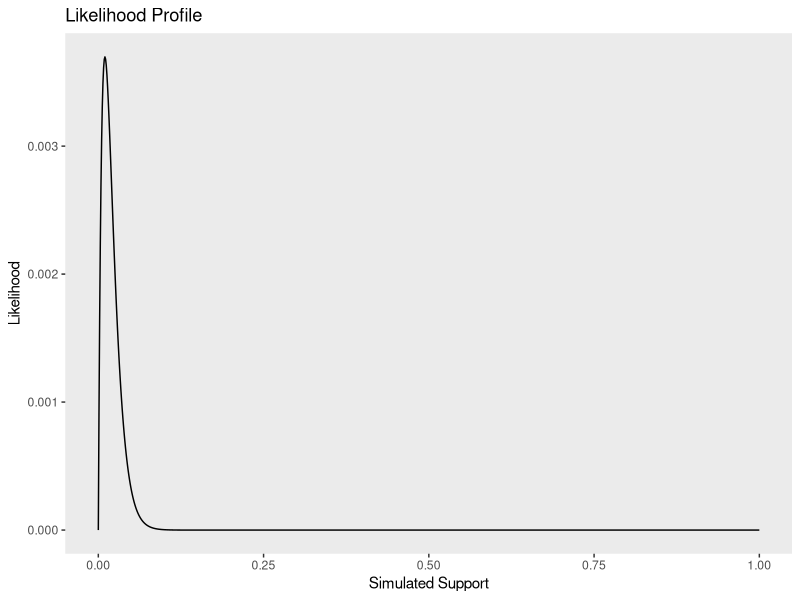
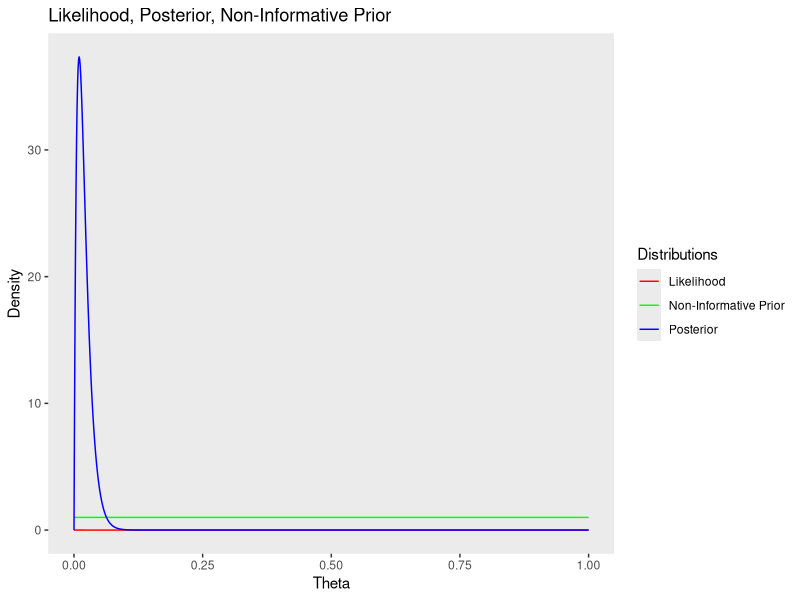
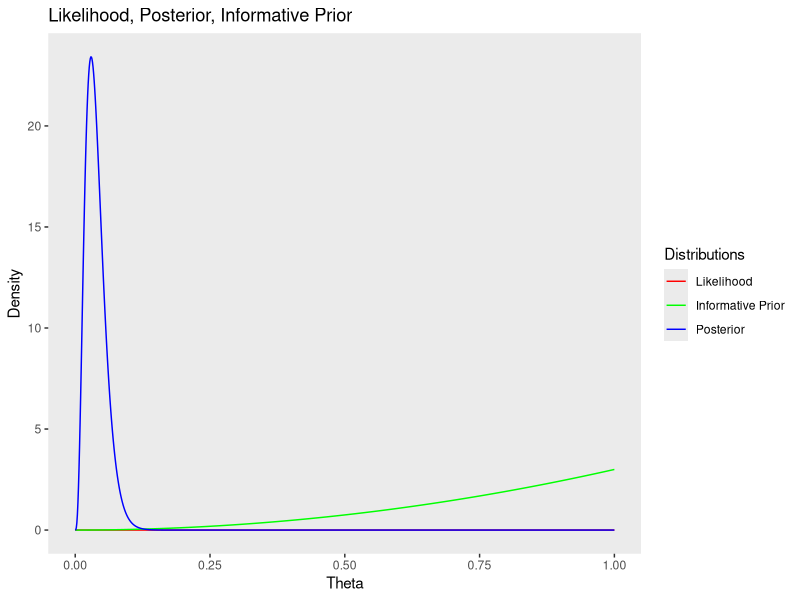
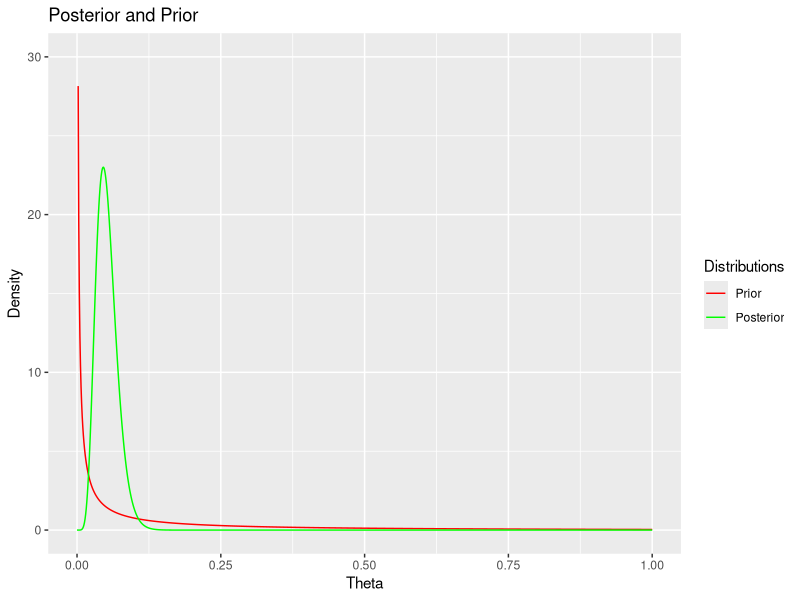
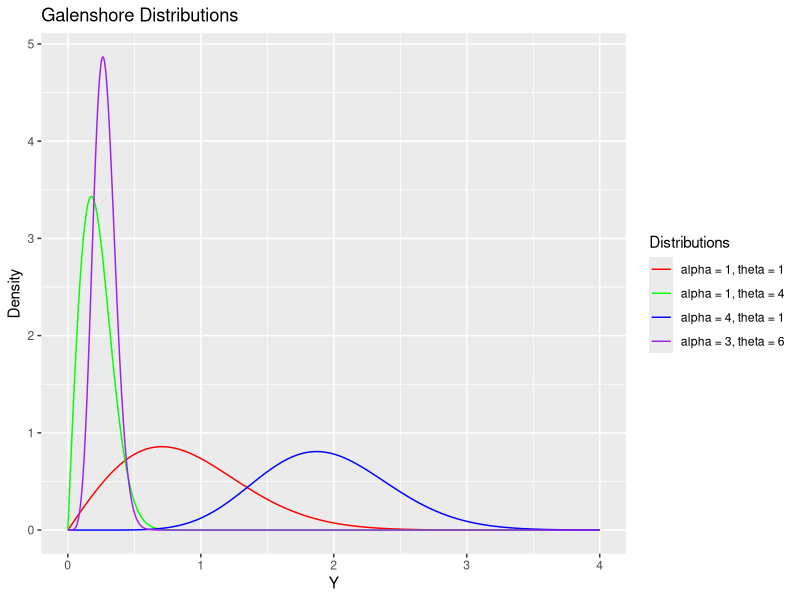

Here is the R script that generated these plots, in order:
## ---- chunk 1
library(tidyverse) #load in tidyverse package
## ---- chunk 2
set.seed(123)
# Bernoulli LH Function
# Input: obs.data, theta
# Output: bernoulli likelihood
obs.data <- rbinom(n = 100, size = 1, prob = 0.01) #create observation data
bernLH <- function(obs.data, theta){
  N <- length(obs.data) #set N to be the length
  x <- sum(obs.data) #set x to the be the sum of the observation data
  LH <- (theta ^x) *((1-theta)^{N-x}) #plug in values according to Bernoulli
  return (LH)
}

# Plot LH for a grid of theta values
# Create the grid #
theta.sim <- seq(from = 0, to = 1, length.out = 1000)
# Store the LH values
sim.LH <- bernLH(obs.data, theta = theta.sim)
# Create the Plot
df <- data.frame(theta.sim, sim.LH)
ggplot(df, aes(theta.sim)) + 
  geom_line(aes(y=sim.LH)) +
labs(title = "Likelihood Profile",
       y = "Likelihood",
       x = "Simulated Support" ) +
    theme(
    panel.grid.major = element_blank(), #erase the grid lines for easier view
    panel.grid.minor = element_blank(),
    ) 
## ---- chunk 3
#Create Beta-Bernoulli Function
posteriorParamters <- function(obs.data,a, b){ 
  N <- length(obs.data)
  x <- sum(obs.data)
  a.post = a + x
  b.post = N - x + b
  print(c(a.post, b.post))
  return(c(a.post, b.post))
}
parameters.non.informative <-posteriorParamters(obs.data, 1, 1)
parameters.informative <-posteriorParamters(obs.data, 3, 1)

## ---- chunk 4
#Plug in values for non-informative prior
non.informative.prior <- dbeta(theta.sim,1,1)
#Plug in values for informative prior
informative.prior <- dbeta(theta.sim,3,1)
#Get Posterior distribution using parameters produced above
posterior.non.informative <- dbeta(theta.sim,
                              parameters.non.informative[1],
                              parameters.non.informative[2])
posterior.informative <- dbeta(theta.sim, 
                               parameters.informative[1],
                               parameters.informative[2])

#Create data frame with the values we plan on plotting
df<- data.frame(theta.sim, sim.LH, non.informative.prior, informative.prior,
                posterior.informative, posterior.non.informative)
#Create Graph for Non-Informative
ggplot(df, aes(theta.sim)) +  #theta.sim is our x values
  geom_line(aes(y=sim.LH, color="Likelihood")) + #likelihood as y
  geom_line(aes(y=non.informative.prior, #non-informative prior
                color= "Non-Informative Prior")) +  
  geom_line(aes(y=posterior.non.informative,  # posterior
                color="Posterior"))+ 
  scale_color_manual(name = "Distributions", #create legend 
     breaks = c("Likelihood","Non-Informative Prior",
                "Posterior"),
     values = c("red", "green","blue"))+ #set colors
labs(title = "Likelihood, Posterior, Non-Informative Prior",
       y = "Density",
       x = "Theta" ) +
  theme(
    panel.grid.major = element_blank(), #remove grid for easier view
    panel.grid.minor = element_blank(),
  ) 
#Create Graph for Informative
ggplot(df, aes(theta.sim)) + #set theta.sim as x values
  geom_line(aes(y=sim.LH, color="Likelihood")) + #likelihood
  geom_line(aes(y=informative.prior, #informative prior
                color= "Informative Prior")) +  
  geom_line(aes(y=posterior.informative,  #posterior
                color="Posterior"))+
  scale_color_manual(name = "Distributions", #setting legend
     breaks = c("Likelihood","Informative Prior",
                "Posterior"),
     values = c("red", "green","blue"))+ #set line colors
labs(title = "Likelihood, Posterior, Informative Prior",
       y = "Density",
       x = "Theta" ) +
  theme(
    panel.grid.major = element_blank(), #remove grid for easier view
    panel.grid.minor = element_blank(),
  ) 
## ---- chunk 5
#Create Vector of Data Provided from question
q2.obs.data <- c(20.9, 69.7, 3.6, 21.8, 21.4, 0.4, 6.7, 10.0) 
#Sum the observation values
x <-sum(q2.obs.data)
#Get prior using gamma distribution
q2.prior <- dgamma(x = theta.sim, 0.1, rate = 1.0)
#Get Posterior using Gamma distribution with derived parameters 
q2.posterior <-dgamma(x = theta.sim, shape = 0.1 + length(q2.obs.data), 
                      rate = 1.0+x)
#Create Data Frame for Plotting Purposes
df2<-data.frame(theta.sim, q2.prior, q2.posterior)
#Create Graph with both Prior and Posterior
ggplot(df2, aes(x = theta.sim)) + 
  geom_line(aes(y=q2.prior, color="Prior")) + #graph the prior
  geom_line(aes(y=q2.posterior, #graph the posterior
                color= "Posterior")) +  
  scale_color_manual(name = "Distributions", #create legend
     breaks = c("Prior",
                "Posterior"),
     values = c("red", "green"))+ #set colors
labs(title = "Posterior and Prior",
       y = "Density",
       x = "Theta" )+
  ylim(0,30) #set limitation on y-axis for better view
## ---- chunk 6
galenshore <-function(y, a, theta){ #create galenshore function
  return ((2/gamma(a))*((theta^(2*a)) * (y^(2*a-1)) *exp(-theta^2*y^2))) 
}
g.sim <-seq(from =0, to = 4, length.out =1000) #create observations for Y
ex.1 <- galenshore(g.sim, 1,1) #give different values for a and theta
ex.2 <- galenshore(g.sim, 1,4)
ex.3 <- galenshore(g.sim, 4,1)
ex.4 <- galenshore(g.sim, 3,6)
#Create Graph
df3 <- data.frame(g.sim, ex.1, ex.2, ex.3, ex.4) #create data frame for plotting
ggplot(df3, aes(x = g.sim)) + 
  #Plot the different distributions
  geom_line(aes(y=ex.1, color="alpha = 1, theta = 1"))+ 
  geom_line(aes(y=ex.2, color="alpha = 1, theta = 4"))+
  geom_line(aes(y=ex.3, color="alpha = 4, theta = 1"))+  
  geom_line(aes(y=ex.4, color="alpha = 3, theta = 6"))+ 
  scale_color_manual(name = "Distributions", 
     breaks = c("alpha = 1, theta = 1","alpha = 1, theta = 4",
                "alpha = 4, theta = 1","alpha = 3, theta = 6"),
     values = c("red", "green", "blue", "purple"))+ #set colors
labs(title = "Galenshore Distributions", y = "Density", x = "Y" ) #set labels
